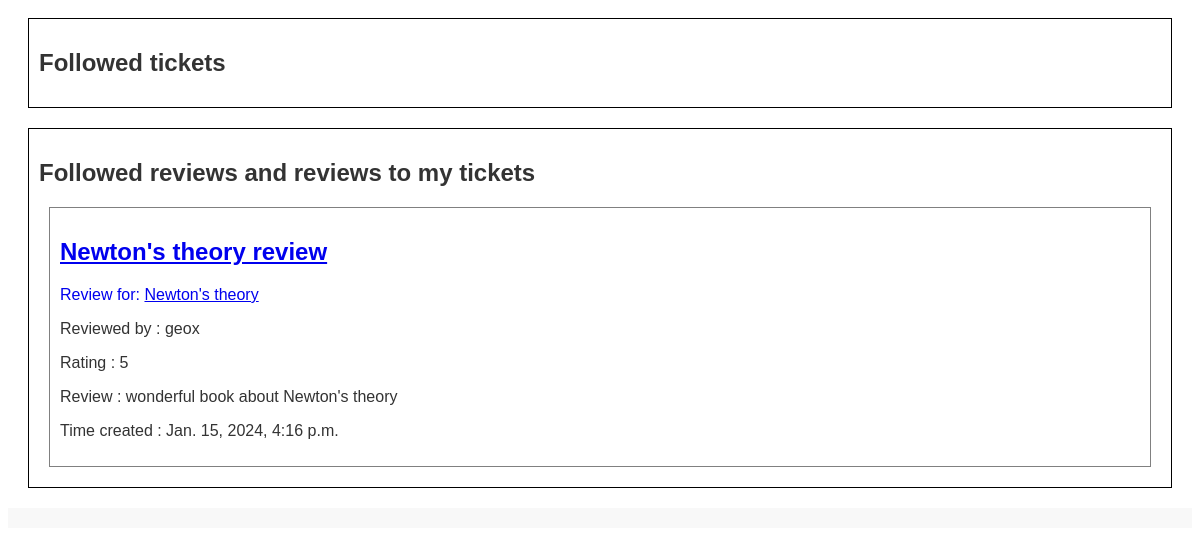
Page /feed/ (signed in, lower part) on the earlier database version.
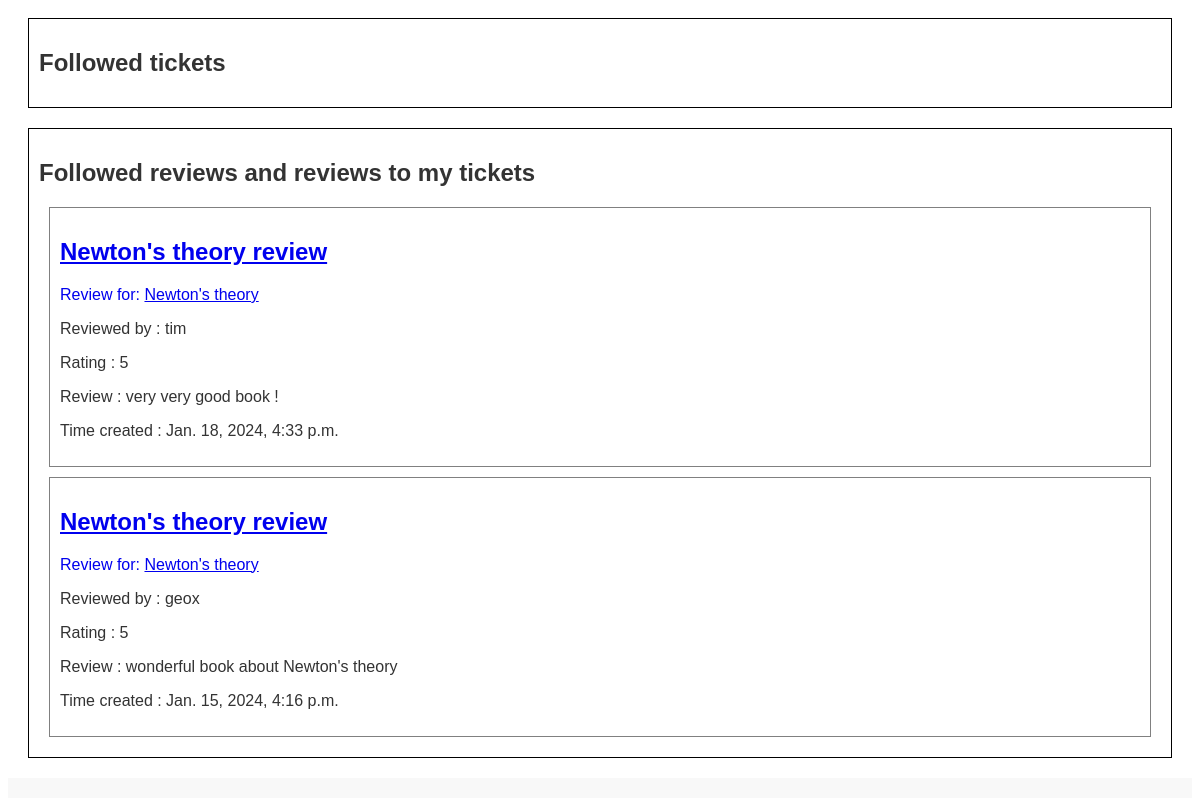
Same page on the later database version.
### my_LITRevu_app/models.py (models this page shows, shortened)
class Review(models.Model):
    ticket = models.ForeignKey(to=Ticket, on_delete=models.CASCADE)
    rating = models.PositiveSmallIntegerField(
        validators=[MinValueValidator(0), MaxValueValidator(5)])
    user = models.ForeignKey(
        to=settings.AUTH_USER_MODEL, on_delete=models.CASCADE)
    headline = models.CharField(max_length=128)
    body = models.TextField(max_length=8192, blank=True)
    time_created = models.DateTimeField(auto_now_add=True)

class Ticket(models.Model):
    title = models.CharField(max_length=128, unique=True)
    description = models.TextField(max_length=2048, blank=True)
    user = models.ForeignKey(
        to=settings.AUTH_USER_MODEL, on_delete=models.CASCADE)
    image = models.ImageField(blank=True, null=True)
    time_created = models.DateTimeField(auto_now_add=True)

### my_LITRevu_app/views.py (the view)
# urls.py: path('feed/', views.feed, name='feed'),
@login_required(login_url='login')
def feed(request):
    def get_users_viewable_reviews(user):
        following_users = UserFollows.objects.filter(user=user).values(
            'followed_user')
        return Review.objects.filter(user__in=following_users)
    def get_users_viewable_tickets(user):
        following_users = UserFollows.objects.filter(user=user).values(
            'followed_user')
        tickets = Ticket.objects.filter(user__in=following_users).order_by(
            '-time_created')
        for ticket in tickets:
            ticket.can_add_review = (
                ticket.review_set.filter(user=user).exists())
        return tickets
    reviews = get_users_viewable_reviews(request.user)
    reviews = reviews.annotate(content_type=Value('REVIEW', CharField()))
    reviews_to_my_tickets = (Review.objects.filter(ticket__user=request.user)
                             .exclude(user=request.user))
    reviews_followed = (reviews | reviews_to_my_tickets).distinct().order_by(
        '-time_created')
    tickets_followed = get_users_viewable_tickets(request.user)
    tickets_followed = (tickets_followed
                        .annotate(content_type=Value('TICKET', CharField())))
    user_tickets = Ticket.objects.filter(user=request.user).order_by(
        '-time_created')
    user_tickets = (user_tickets
                    .annotate(content_type=Value('TICKET', CharField())))
    user_reviews = Review.objects.filter(user=request.user).order_by(
        '-time_created')
    user_reviews = (user_reviews
                    .annotate(content_type=Value('REVIEW', CharField())))
    context = {"user_tickets": user_tickets, "user_reviews": user_reviews,
               "reviews": reviews, "tickets": tickets_followed,
               "reviews_followed": reviews_followed,
               "tickets_followed": tickets_followed, "user": request.user}
    return render(request, 'my_LITRevu_app/feed.html', context)

### templates/my_LITRevu_app/feed.html (shortened to what this page needs)
{% extends 'base_generic.html'%}
{% block content%}
<div style="border: 1px solid black; margin-top: 20px; padding: 10px;">
    <h2>Followed tickets</h2>
</div>
<div style="border: 1px solid black; margin-top: 20px; padding: 10px;">
    <h2>Followed reviews and reviews to my tickets</h2>
    {% for review in reviews_followed %}
        <div style="border: 1px solid grey; margin: 10px; padding: 10px;">
            <a href="{% url 'view_review' review.id %}" class="review-link">
                {% include 'my_LITRevu_app/reviews/review_snippet.html' %}
            </a>
        </div>
    {% endfor %}
</div>
{% endblock %}

### templates/base_generic.html (shortened to what this page needs)
{% load static %}
<!DOCTYPE html>
<html lang="en">
<head>
    <link rel="stylesheet" type="text/css" href="{% static 'css/styles.css' %}">
</head>
<body>
    <main role="main">
        {% block content %}{% endblock content %}
    </main>
    <footer role="contentinfo">
    </footer>
</body>
</html>

### templates/my_LITRevu_app/reviews/review_snippet.html
<div class="review">
    <h2 class="review-headline">{{ review.headline }}</h2>
    <p>Review for: <a href="{% url 'view_ticket' review.ticket.id %}">{{ review.ticket.title }}</a></p>
    <p>Reviewed by : {{ review.user.username }}</p>
    <p>Rating : {{ review.rating }}</p>
    <p> Review : {{ review.body }}</p>
    <p>Time created : {{ review.time_created }}</p>
</div>

### static/css/styles.css (style rules this page uses)
body { font-family: Arial, sans-serif; color: #333; background-color: #fff; font-size: 1em; }
main { padding: 20px; }
footer { text-align: center; padding: 10px 0; background-color: #f8f8f8; }
.review-link { text-decoration: none; }
.review-link .review-headline { text-decoration: underline; }

Differences in the rows shown:
added Review: headline "Newton's theory review", ticket "Newton's theory", user.username "tim", rating "5", body "very very good book !", time_created "Jan. 18, 2024, 4:33 p.m."
